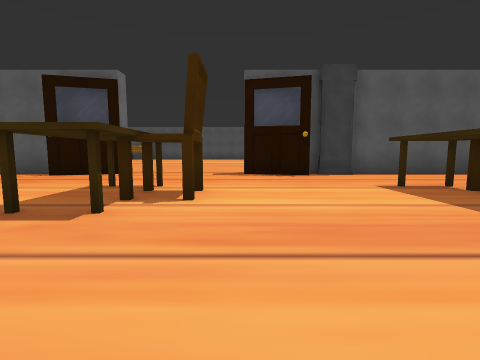
view 1 (above)

24 first-person views from a walk through a scene from a Unity 3-D project. The camera is 1.2 m above the floor, tilts 6° down and sees 85° across. The floor is counted in squares, 2 m on a side. Each view is taken from the middle of a square. On the plan, view 1 faces up. The plan holds only what a view shows up to about 9 squares ahead; the rest is blank. Some animated figures are not drawn. Some surface patterns are stand-ins.

view 2
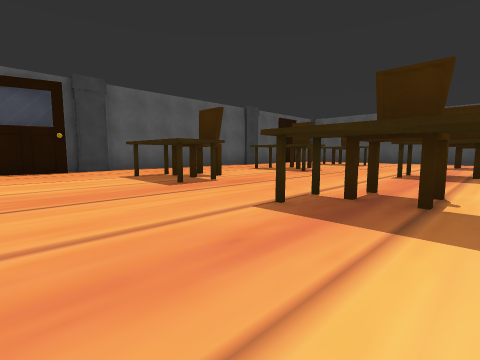

view 3
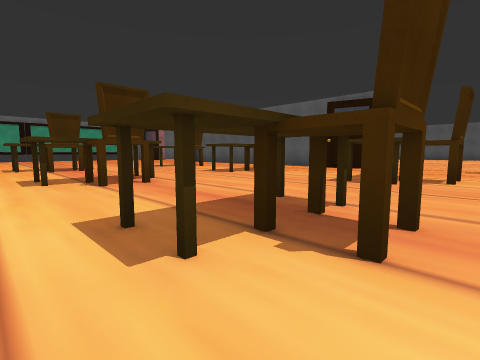

view 4
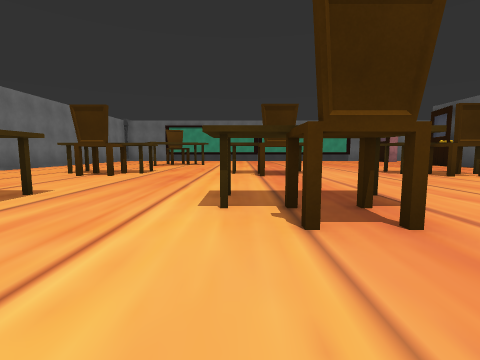

view 5
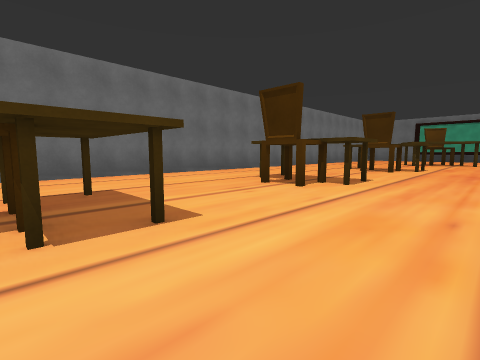

view 6
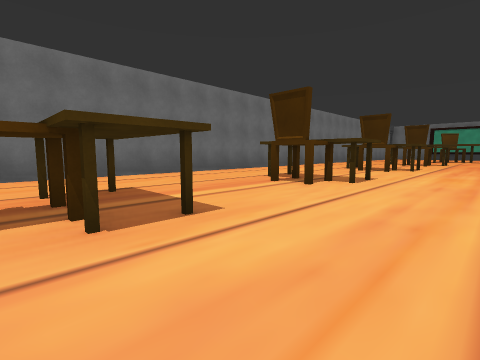

view 7
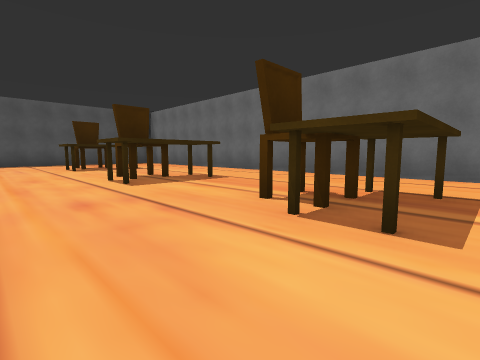

view 8
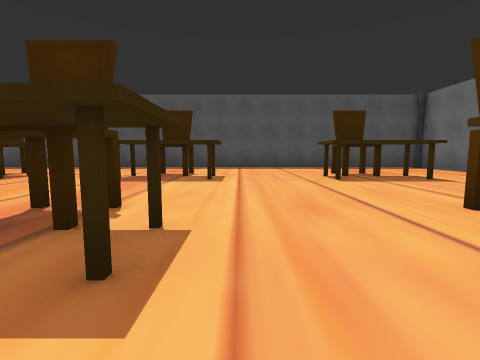

view 9
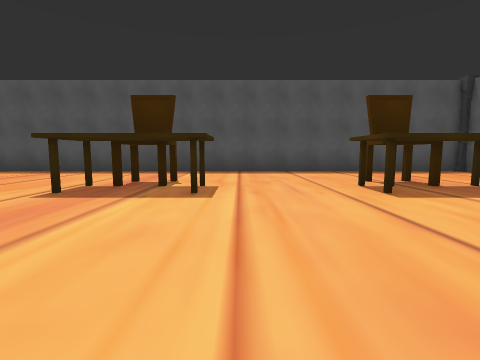

view 10
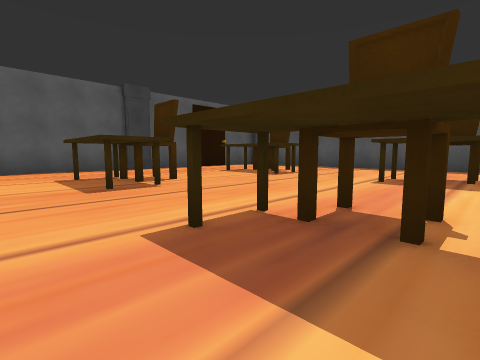

view 11
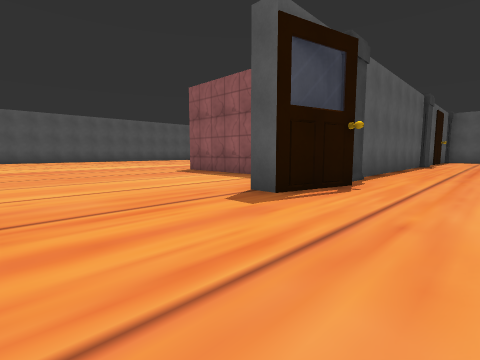

view 12
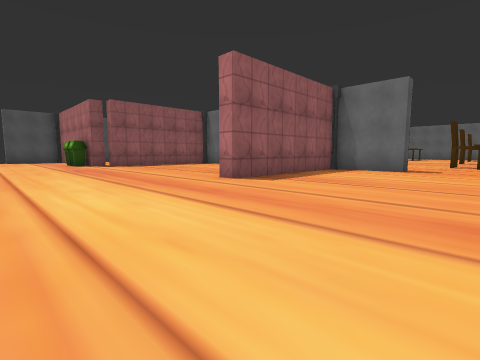

view 13
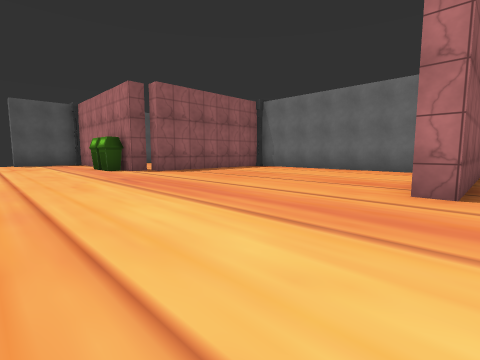

view 14
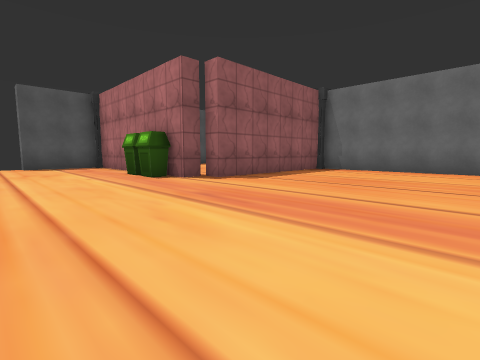

view 15
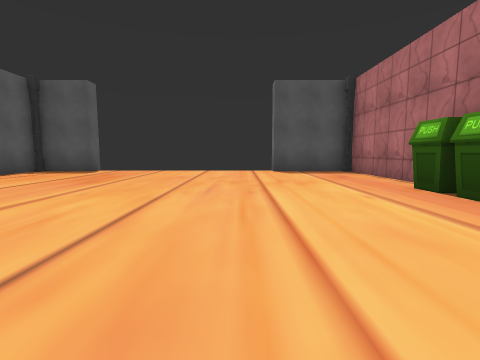

view 16
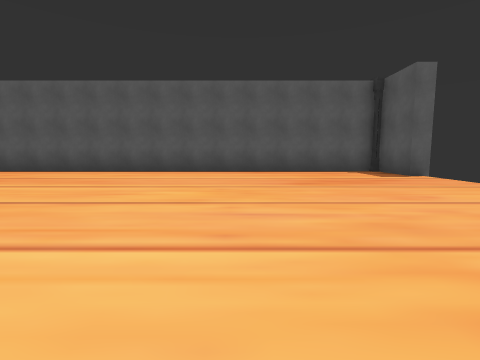

view 17
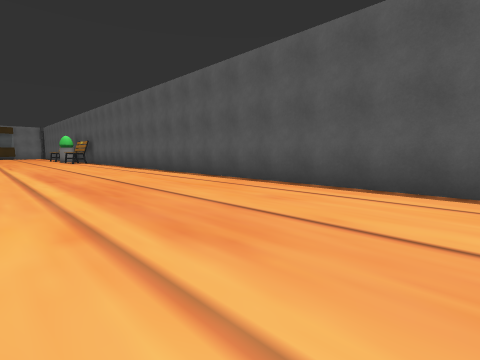

view 18
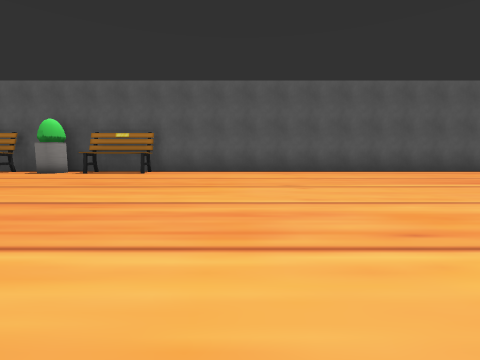

view 19
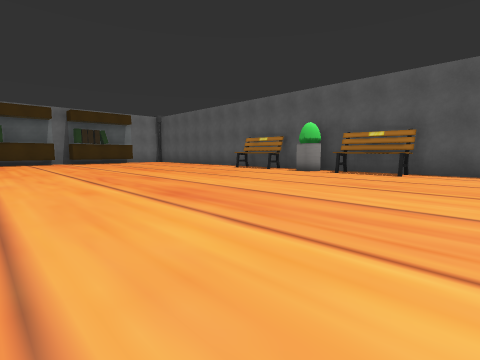

view 20
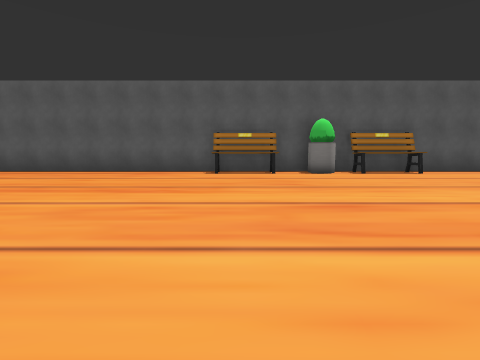

view 21
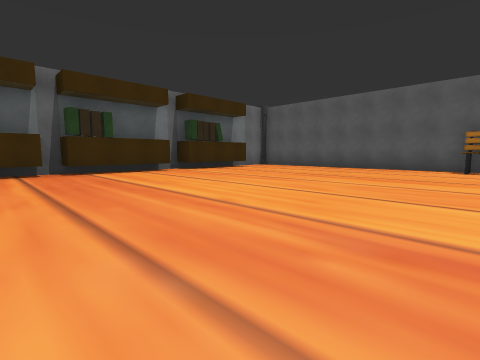

view 22
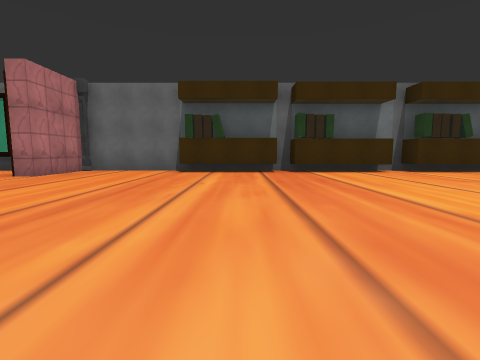

view 23
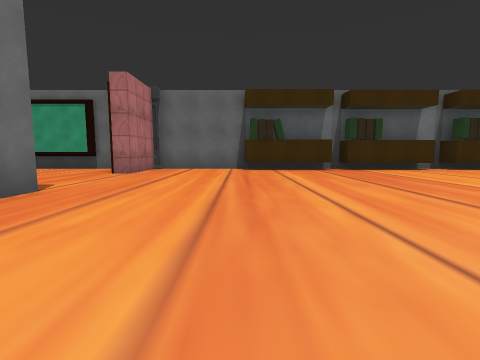

view 24
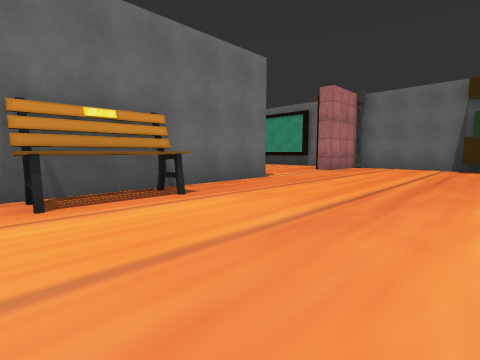

### Floor plan
Points are (right, up) in squares from view 1. A wall is a line through its corners. A room is listed if a view was taken in it or the views show most of it. See-through windows are left out.
Room 1 (views 1, 2, 3, 4, 5, 6, 7, 8, 9, 10, 11)
walls: (-3.3, 7.3) (-5.1, 6.8); (1.9, 6.9) (0.1, 7.3); (-5.4, 7.4) (-6.8, 7.4); (-6.8, -10.1) (7.5, -10.1); (9.4, 7.4) (1.9, 7.4); (14.1, -10.1) (16.4, -10.1) (16.4, 4.8); (-21.7, 5.5) (-21.7, 5)
ways out: opening at (-18, 7.3) to room 2; opening at (-2, 7.3) to room 2
objects: table (-11, -7); chair (-11, -6) to (-10, -5); table (-11, -2); chair (-11, -1) to (-10, -1); table (-11, 0); table (-11, 3) to (-11, 4); chair (-10, 4); table (-7, 3) to (-7, 4); table (-6, -7); chair (-6, -6) to (-5, -6); table (-6, -5); table (-6, -2); chair (-6, -1) to (-5, -1); table (-6, 0); other object (-6, 3) to (-5, 4); table (-2, -7) to (-1, -5); table (-2, -2) to (-1, 0); table (-2, 3); chair (-2, 4) to (-1, 4); chair (-1, -6); chair (-1, -1); table (3, -7); chair (3, -6) to (4, -6); table (3, -5); table (3, -2); chair (3, -1) to (4, -1); table (3, 0); table (3, 3) to (3, 4); pedestal (3, 7); chair (4, 3) to (4, 4); table (7, -7) to (8, -5); table (7, -2) to (8, 0); chair (8, -6) to (8, -5); chair (8, -2) to (9, -1); chair (8, 3) to (9, 4); pedestal (10, 7); table (12, -7) to (13, -5); table (12, -2) to (12, 0); table (12, 3) to (12, 4); chair (13, -7) to (13, -6); chair (13, -2) to (13, -1); chair (13, 3) to (13, 4)
Room 2 (views 12, 13, 14, 15, 16, 17, 18, 19, 20, 21, 22, 23, 24)
walls: (0.1, 7.3) (0.1, 7.9) (1.8, 7.9); (2.3, 8.5) (2.3, 12.9) (2.9, 12.9); (3.8, 7.9) (8.8, 7.9); (-16.1, 7.9) (-12.4, 7.9); (9.9, 9) (9.9, 12.9) (10.4, 12.9) (10.4, 13.5) (11.2, 13.5); (-20.9, 17.6) (-20.9, 15.4); (-20.9, 14.1) (-20.9, 11.1); (-21.1, 18.4) (-21.7, 18.4); (13.2, 13.5) (16.4, 13.5) (16.4, 15.9); (-21.7, 21) (-21.7, 8.5); (-21, 7.9) (-19.5, 7.9) (-19.5, 7.4); (16.4, 21.7) (16.4, 23.4) (-20.8, 23.4)
ways out: opening at (-18, 7.3) to room 1; opening at (-2, 7.3) to room 1; gap at (17, 16); gap at (17, 22)
objects: pedestal (-22, 8); books (-21, 12); books (-21, 19); books (-21, 20); bench (-13, 23) to (-12, 23); bench (-12, 8); other object (-11, 23); bench (-9, 23) to (-8, 23); other object (11, 14); other object (12, 14)

Where each view was taken, in squares from view 1:
view 1: 0 up, 0 right, facing up
view 2: 2 down, 0 right, facing up-right
view 3: 3 down, 0 right, facing up-left
view 4: 2 down, 3 left, facing left
view 5: 3 down, 1 left, facing down-left
view 6: 3 down, 4 right, facing down-left
view 7: 3 down, 2 right, facing down-right
view 8: 3 down, 6 right, facing right
view 9: 3 down, 8 right, facing right
view 10: 2 down, 6 right, facing up-right
view 11: 5 up, 3 left, facing up-right
view 12: 17 up, 2 left, facing down-right
view 13: 17 up, 2 right, facing down-right
view 14: 17 up, 5 right, facing down-right
view 15: 17 up, 8 right, facing right
view 16: 15 up, 12 right, facing up
view 17: 19 up, 8 right, facing up-left
view 18: 15 up, 5 left, facing up
view 19: 15 up, 6 left, facing up-left
view 20: 15 up, 13 left, facing up
view 21: 13 up, 13 left, facing up-left
view 22: 13 up, 13 left, facing left
view 23: 11 up, 12 left, facing left
view 24: 12 up, 11 left, facing down-left
